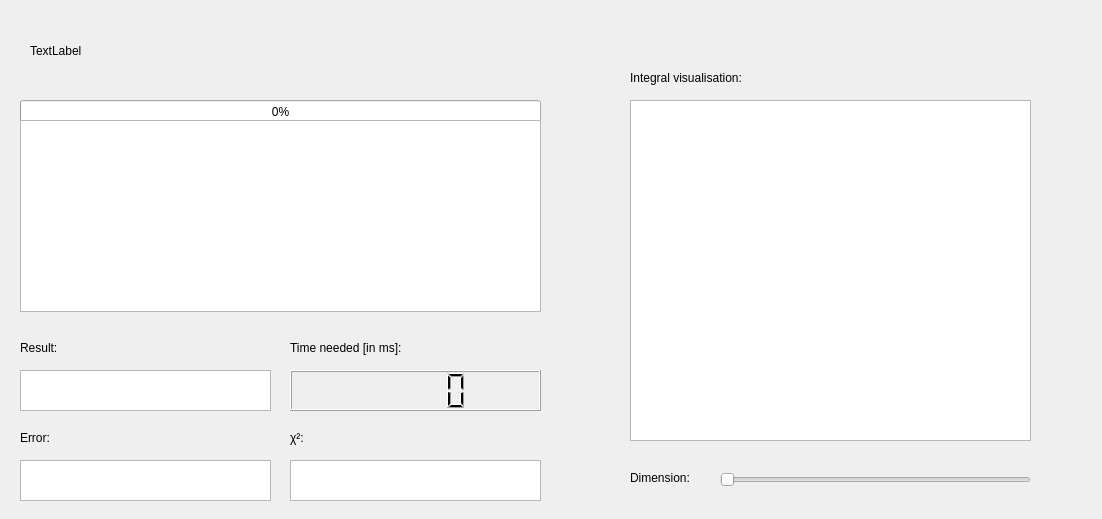
<?xml version="1.0" encoding="UTF-8"?>
<ui version="4.0">
 <class>Integration</class>
 <widget class="QDialog" name="Integration">
  <property name="geometry">
   <rect>
    <x>0</x>
    <y>0</y>
    <width>1102</width>
    <height>519</height>
   </rect>
  </property>
  <property name="windowTitle">
   <string>Dialog</string>
  </property>
  <widget class="QProgressBar" name="progressBar">
   <property name="geometry">
    <rect>
     <x>20</x>
     <y>100</y>
     <width>521</width>
     <height>23</height>
    </rect>
   </property>
   <property name="value">
    <number>0</number>
   </property>
  </widget>
  <widget class="QTextBrowser" name="textBrowser">
   <property name="geometry">
    <rect>
     <x>20</x>
     <y>120</y>
     <width>521</width>
     <height>192</height>
    </rect>
   </property>
  </widget>
  <widget class="QLabel" name="labelLaTeX">
   <property name="geometry">
    <rect>
     <x>30</x>
     <y>40</y>
     <width>231</width>
     <height>21</height>
    </rect>
   </property>
   <property name="text">
    <string>TextLabel</string>
   </property>
  </widget>
  <widget class="QLabel" name="label">
   <property name="geometry">
    <rect>
     <x>20</x>
     <y>340</y>
     <width>58</width>
     <height>15</height>
    </rect>
   </property>
   <property name="text">
    <string>Result:</string>
   </property>
  </widget>
  <widget class="QLabel" name="label_2">
   <property name="geometry">
    <rect>
     <x>290</x>
     <y>340</y>
     <width>151</width>
     <height>16</height>
    </rect>
   </property>
   <property name="text">
    <string>Time needed [in ms]:</string>
   </property>
  </widget>
  <widget class="QLCDNumber" name="lcdNumber">
   <property name="geometry">
    <rect>
     <x>290</x>
     <y>370</y>
     <width>251</width>
     <height>41</height>
    </rect>
   </property>
  </widget>
  <widget class="QSlider" name="horizontalSlider">
   <property name="geometry">
    <rect>
     <x>720</x>
     <y>470</y>
     <width>311</width>
     <height>20</height>
    </rect>
   </property>
   <property name="orientation">
    <enum>Qt::Horizontal</enum>
   </property>
  </widget>
  <widget class="QLabel" name="label_3">
   <property name="geometry">
    <rect>
     <x>630</x>
     <y>470</y>
     <width>101</width>
     <height>16</height>
    </rect>
   </property>
   <property name="text">
    <string>Dimension:</string>
   </property>
  </widget>
  <widget class="QTextBrowser" name="textBrowser_2">
   <property name="geometry">
    <rect>
     <x>20</x>
     <y>370</y>
     <width>251</width>
     <height>41</height>
    </rect>
   </property>
  </widget>
  <widget class="QLabel" name="label_4">
   <property name="geometry">
    <rect>
     <x>20</x>
     <y>430</y>
     <width>58</width>
     <height>15</height>
    </rect>
   </property>
   <property name="text">
    <string>Error:</string>
   </property>
  </widget>
  <widget class="QTextBrowser" name="textBrowser_3">
   <property name="geometry">
    <rect>
     <x>20</x>
     <y>460</y>
     <width>251</width>
     <height>41</height>
    </rect>
   </property>
  </widget>
  <widget class="QLabel" name="label_5">
   <property name="geometry">
    <rect>
     <x>290</x>
     <y>430</y>
     <width>58</width>
     <height>15</height>
    </rect>
   </property>
   <property name="text">
    <string>χ²:</string>
   </property>
  </widget>
  <widget class="QTextBrowser" name="textBrowser_4">
   <property name="geometry">
    <rect>
     <x>290</x>
     <y>460</y>
     <width>251</width>
     <height>41</height>
    </rect>
   </property>
  </widget>
  <widget class="QLabel" name="label_6">
   <property name="geometry">
    <rect>
     <x>630</x>
     <y>70</y>
     <width>421</width>
     <height>16</height>
    </rect>
   </property>
   <property name="text">
    <string>Integral visualisation:</string>
   </property>
  </widget>
  <widget class="QGraphicsView" name="graphicsView">
   <property name="geometry">
    <rect>
     <x>630</x>
     <y>100</y>
     <width>401</width>
     <height>341</height>
    </rect>
   </property>
  </widget>
 </widget>
 <resources/>
 <connections/>
</ui>
